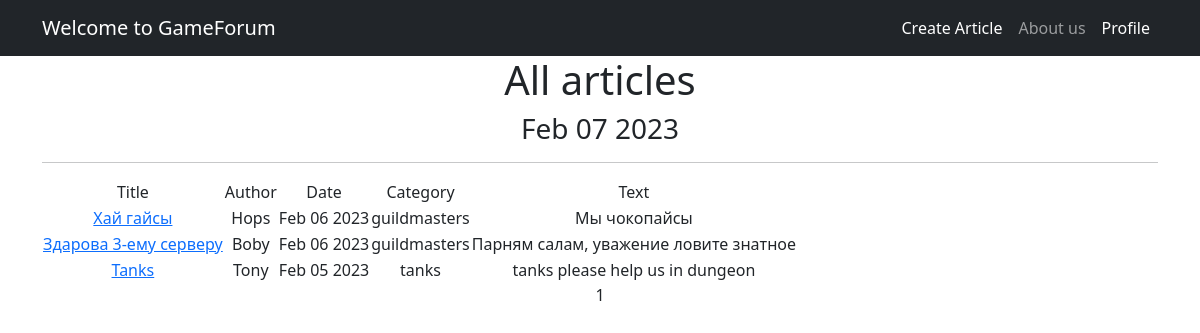
The app's page /articles/ with its own data.
### articles/models.py (models this page shows, shortened)
class Article(models.Model):
    CATEGORY_CHOICES = (
        ('tanks', 'Танки'),
        ('healers', 'Хилы'),
        ('damagedealers', 'ДД'),
        ('merchants', 'Торговцы'),
        ('guildmasters', 'Гильдмастеры'),
        ('questgivers', 'Квестгиверы'),
        ('blacksmiths', 'Кузнецы'),
        ('leatherworkers', 'Кожевники'),
        ('potionmasters', 'Зельевары'),
        ('spellmasters', 'Мастера заклинаний'),
    )
    author = models.ForeignKey(User, null=True, on_delete=models.SET_NULL)
    title = models.CharField(max_length=128)
    text = models.TextField()
    dateCreation = models.DateTimeField(auto_now_add=True)
    category = models.CharField(max_length=32, choices=CATEGORY_CHOICES, default='tanks')
    file = models.FileField(upload_to='uploads/', blank=True)

### articles/views.py (the view)
# urls.py: path('', ArticlesList.as_view(), name='articles_list'),
class ArticlesList(ListView):
    model = Article
    ordering = '-dateCreation'
    template_name = 'articles.html'
    context_object_name = 'articles'
    paginate_by = 15
    def get_context_data(self, **kwargs):
        context = super().get_context_data(**kwargs)
        return context

### articles/templatetags/custom_tags.py (called while the page is built)
@register.simple_tag()
def current_time(format_string='%b %d %Y'):
    return datetime.utcnow().strftime(format_string)

### templates/articles.html (shortened to what this page needs)
{% extends 'flatpages/default.html' %}
{% load custom_tags %}
{% block content %}
   <h1>All articles</h1>
   <h3>{% current_time '%b %d %Y' %}</h3>
<hr>
    {% if articles %}
       <table>
           <tr>
               <td>Title</td>
               <td>Author</td>
               <td>Date</td>
               <td>Category</td>
               <td>Text</td>
           </tr>
           {% for article in articles %}
           <tr>
               <td><a href="{% url 'article_detail' article.id %}">{{ article.title }}</a></td>
               <td>{{ article.author }}</td>
               <td>{{ article.dateCreation|date:'M d Y' }}</td>
               <td>{{ article.category }}</td>
               <td>{{ article.text|truncatechars:40 }}</td>
           </tr>
           {% endfor %}
       </table>
   {% else %}
       <h2>No articles for now!</h2>
   {% endif %}
   {{ page_obj.number }}
{% endblock content %}

### templates/flatpages/default.html (shortened to what this page needs)
<!DOCTYPE html>
{% load custom_tags %}
<html lang="en">
    <head>
        {% load static %}
        <link href="{% static 'css/styles.css' %}" rel="stylesheet" />
    </head>
    <body>
        <nav class="navbar navbar-expand-lg navbar-dark bg-dark">
            <div class="container">
                <a class="navbar-brand" href="http://127.0.0.1:8000/articles/">Welcome to GameForum</a>
                <div class="collapse navbar-collapse" id="navbarSupportedContent">
                    <ul class="navbar-nav ms-auto mb-2 mb-lg-0">
                        <li class="nav-item"><a class="nav-link active" aria-current="page" href="http://127.0.0.1:8000/articles/create/">Create Article</a></li>
                        <li class="nav-item"><a class="nav-link" href="http://127.0.0.1:8000/about/">About us</a></li>
                        <li class="nav-item"><a class="nav-link active" aria-current="page" href="http://127.0.0.1:8000">Profile</a></li>
                    </ul>
                </div>
            </div>
        </nav>
        <div class="container">
           <div class="row">
               <div class="col-lg-12 text-center">
                   {% block content %}
                   {% endblock content %}
               </div>
           </div>
        </div>
    </body>
</html>

### records on screen
Article: title "Хай гайсы", author "Hops", dateCreation "Feb 06 2023", category "guildmasters", text "Мы чокопайсы"
Article: title "Здарова 3-ему серверу", author "Boby", dateCreation "Feb 06 2023", category "guildmasters", text "Парням салам, уважение ловите знатное"
Article: title "Tanks", author "Tony", dateCreation "Feb 05 2023", category "tanks", text "tanks please help us in dungeon"

### other values on screen
{{ page_obj.number }} "1"
